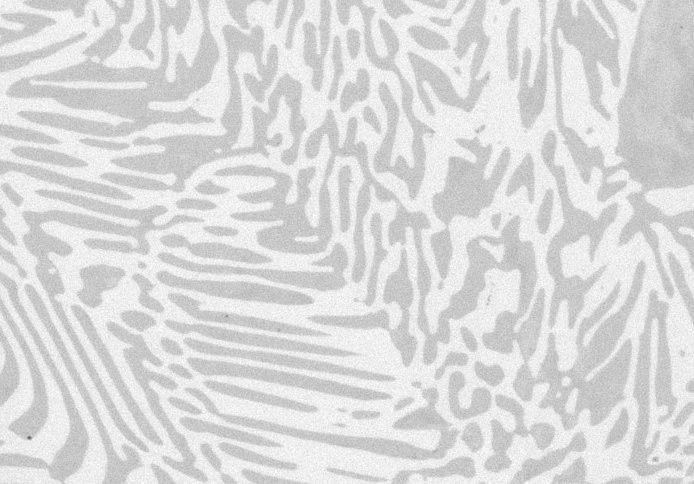
#> input picture img/test.jpeg, 694 x 484 px
$ python main.py
#> lines starting #> are read from the running program, lines starting #| are printed output that depends on the picture
import cv2
import numpy as np
import matplotlib.pyplot as plt

img = cv2.imread("img/test.jpeg", 0)
#> img is the input picture: shape (484, 694); min 95, max 255, mean 218.6
equ = cv2.equalizeHist(img)
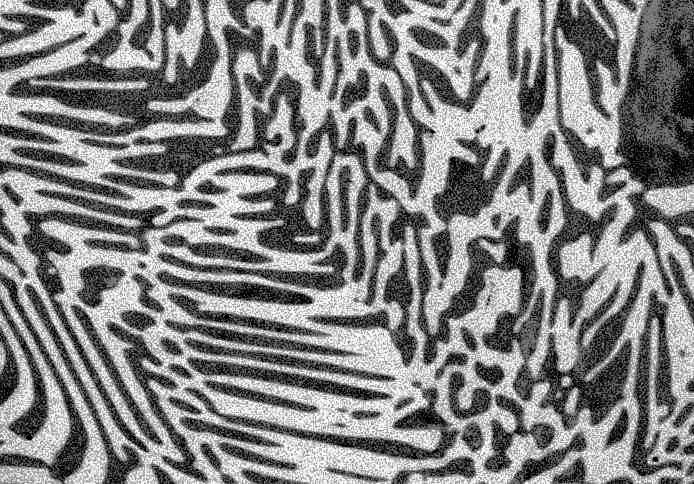
#> equ: shape (484, 694); min 0, max 255, mean 130.2

plt.hist(img.flat, bins=100, range=(0, 255))
plt.show()
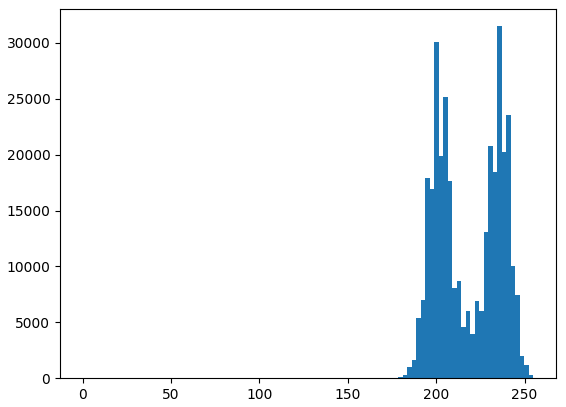
#> figure drawn by matplotlib, 1 panel; tallest bar 31486 high, from x = 234.6 to 237.2

plt.hist(equ.flat, bins=100, range=(0, 255))
plt.show()
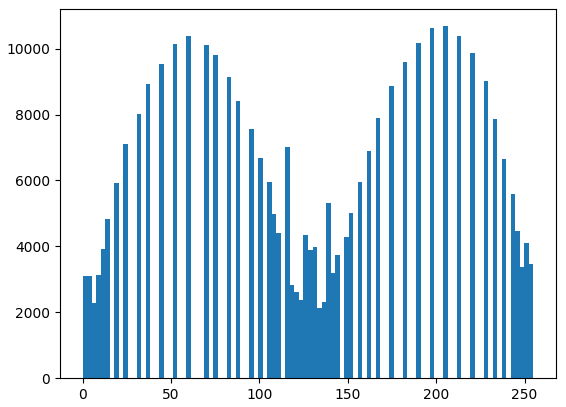
#> figure drawn by matplotlib, 1 panel; tallest bar 10681 high, from x = 204 to 206.5

clahe = cv2.createCLAHE(clipLimit=2.0, tileGridSize=(8, 8))
cl_img = clahe.apply(img)
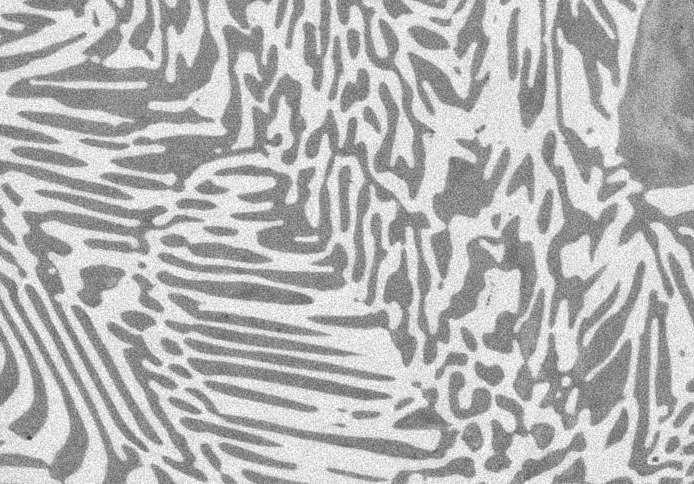
#> cl_img: shape (484, 694); min 54, max 255, mean 181.1

plt.hist(cl_img.flat, bins=100, range=(0, 255))
plt.show()
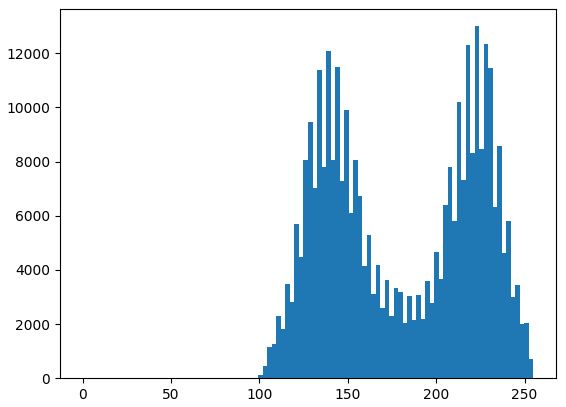
#> figure drawn by matplotlib, 1 panel; tallest bar 12995 high, from x = 221.9 to 224.4
